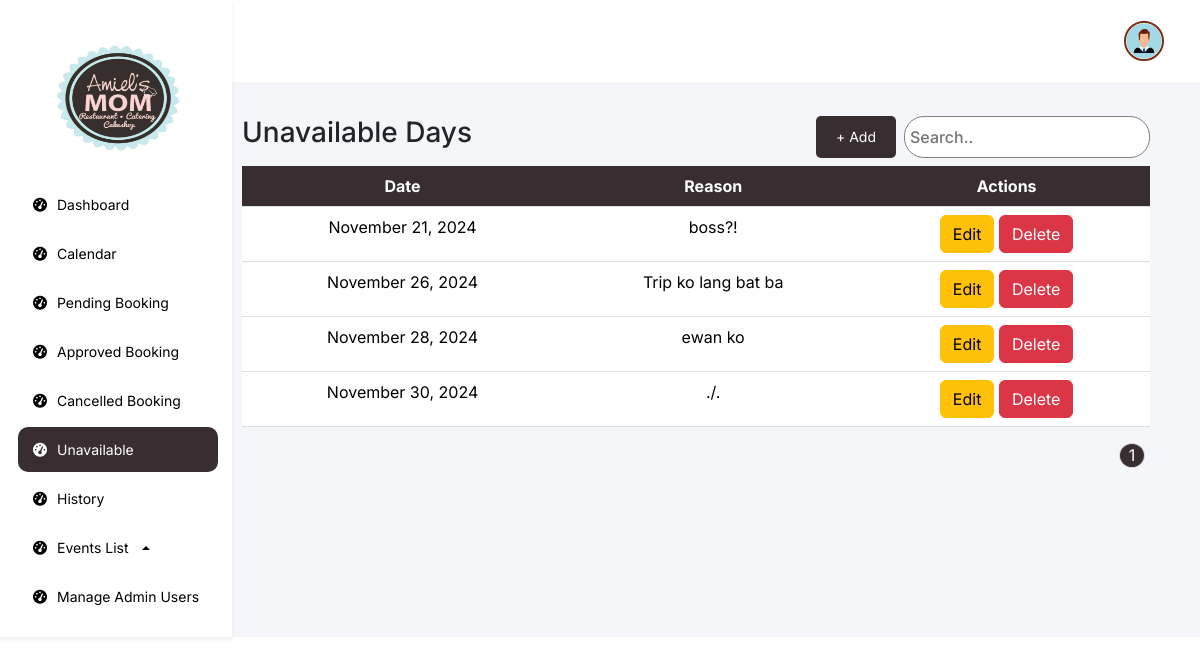
/features/admin/web/unavailable.php (signed in), run on an earlier commit of the app's database.
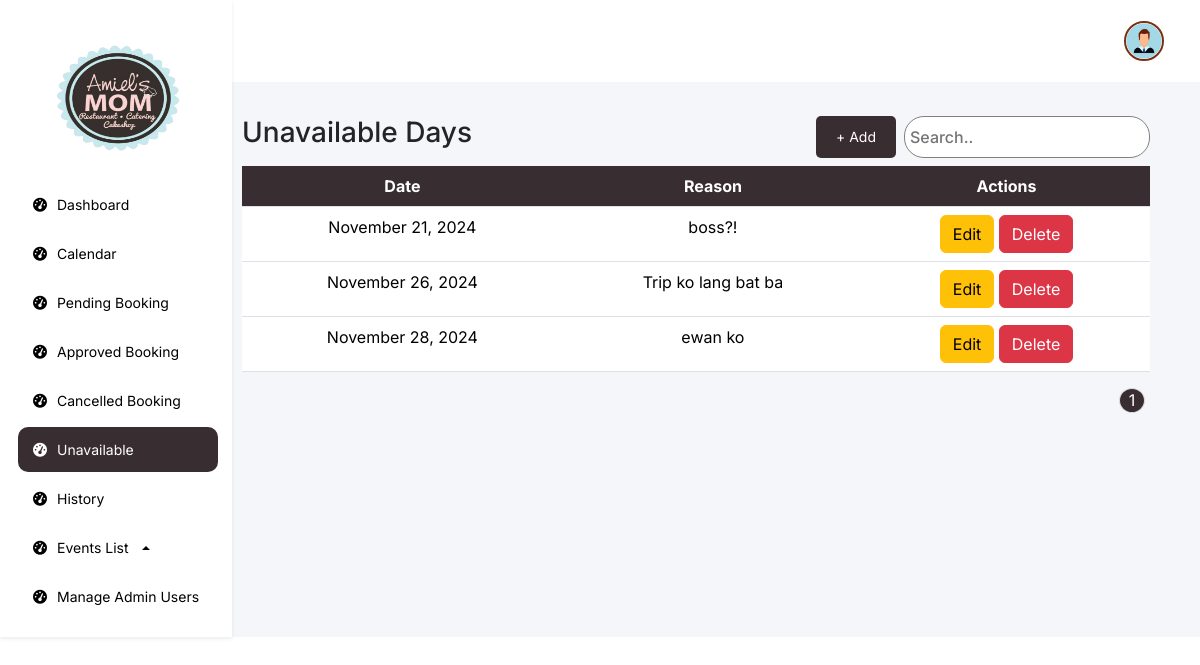
And on a later commit of the database.
### tables this page shows
CREATE TABLE `unavailable_days` (
  `id` int(11) NOT NULL,
  `date` date NOT NULL,
  `reason` varchar(255) NOT NULL
);

### features/admin/web/unavailable.php (the view, shortened to what the changed rows need)
<?php
require '../../../db.php';
$page = isset($_GET['page']) ? intval($_GET['page']) : 1;
$limit = 5;
$total_query = "SELECT COUNT(*) as total FROM booking";
$total_result = $conn->query($total_query);
$total_row = $total_result->fetch_assoc();
$total_records = $total_row['total'];
$total_pages = ceil($total_records / $limit);
$query = "SELECT * FROM unavailable_days";
$result = $conn->query($query);
?>
<!DOCTYPE html>
<html lang="en">
<head>
    <link rel="stylesheet" href="https://cdnjs.cloudflare.com/ajax/libs/font-awesome/6.0.0-beta3/css/all.min.css">
    <link href="https://cdn.jsdelivr.net/npm/bootstrap@5.3.3/dist/css/bootstrap.min.css" rel="stylesheet"
>
    <link href="https://cdn.jsdelivr.net/npm/sweetalert2@11.5.0/dist/sweetalert2.min.css" rel="stylesheet">
    <link rel="stylesheet" href="../css/index.css">
</head>
<body>
    <div class="content flex-grow-1">
        <div class="container mt-4">
            <div class="table-responsive">
                <table class="table">
                    <thead>
                        <tr>
                            <th scope="col">Date</th>
                            <th scope="col">Reason</th>
                            <th scope="col">Actions</th>
                        </tr>
                    </thead>
                    <tbody>
                        <?php
                        while ($row = $result->fetch_assoc()):
                        ?>
                            <tr>
                                <td><?php echo date("F j, Y", strtotime($row['date'])); ?></td>
                                <td><?php echo htmlspecialchars($row['reason']); ?></td>
                                <td>
                                    <button class="btn btn-warning edit-btn" data-id="<?php echo $row['id']; ?>"
                                        data-date="<?php echo $row['date']; ?>"
                                        data-reason="<?php echo htmlspecialchars($row['reason']); ?>" data-bs-toggle="modal"
                                        data-bs-target="#unavailableDaysModal">Edit</button>
                                    <form method="POST" action="../function/php/unavailable.php" style="display:inline;">
                                        <button type="submit" name="action" value="delete"
                                            class="btn btn-danger">Delete</button>
                                    </form>
                                </td>
                            </tr>
                        <?php endwhile; ?>
                    </tbody>
                </table>
            </div>
            <nav>
                <ul class="pagination d-flex justify-content-end">
                    <?php
                    if ($total_pages > 3) {
                        if ($page > 1) {
                            echo '<li class="page-item"><a class="page-link" href="?page=' . ($page - 1) . '">&laquo;</a></li>';
                        }
                        $start = max(1, $page - 1);
                        $end = min($total_pages, $start + 2);
                        for ($i = $start; $i <= $end; $i++) {
                            echo '<li class="page-item ' . ($i == $page ? 'active' : '') . '"><a class="page-link" href="?page=' . $i . '">' . $i . '</a></li>';
                        }
                        if ($page < $total_pages) {
                            echo '<li class="page-item"><a class="page-link" href="?page=' . ($page + 1) . '">&raquo;</a></li>';
                        }
                    } else {
                        for ($i = 1; $i <= $total_pages; $i++) {
                            echo '<li class="page-item ' . ($i == $page ? 'active' : '') . '"><a class="page-link" href="?page=' . $i . '">' . $i . '</a></li>';
                        }
                    }
                    ?>
                </ul>
            </nav>
        </div>
</body>
</html>

What changed in the data, as far as the page shows it:
removed unavailable_days: date "November 30, 2024", reason "./."
